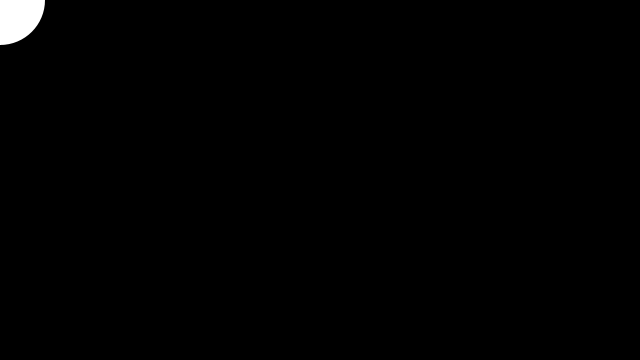
Frame 1 (no input)
Frame 60 (the mouse pressed at the canvas centre just before this capture): identical to frame 1, image omitted
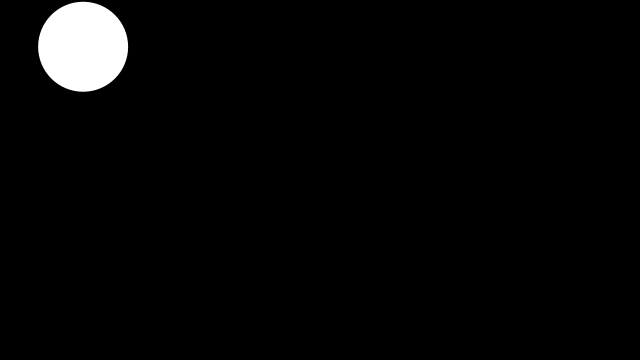
Frame 120 (the mouse held since frame 60 and released just before this capture)

The Processing sketch that drew these frames (run headless with seeded random() and noise(); from frame 60 on, the mouse is pressed at the canvas centre):

// Processing sketch: processing_96688
// ── processing_96688.pde

float x;
float y;
float easing = 0.005;

void setup()  {
  size(640, 360);
  noStroke();
}

void draw()  {
  background(0);
  
  float targetX = mouseX;
  float dx = targetX - x;
  if(abs(dx) > 1) {
    x+= dx * easing;
  }

  float targetY = mouseY;
  float dy = targetY -y;
  if(abs(dy) > 1)  {
    y += dy * easing;
  }  

  ellipse(x, y, 90, 90);
}  
